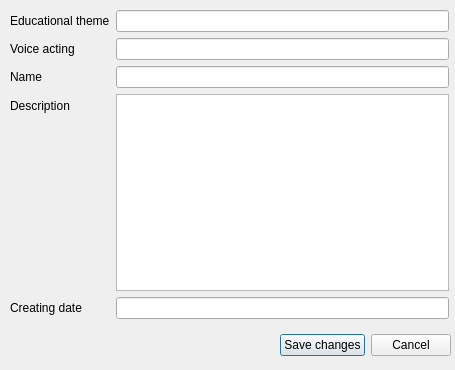
<?xml version="1.0" encoding="UTF-8"?>
<ui version="4.0">
 <class>EditEducationalCartoonModalWindow</class>
 <widget class="QDialog" name="EditEducationalCartoonModalWindow">
  <property name="geometry">
   <rect>
    <x>0</x>
    <y>0</y>
    <width>455</width>
    <height>370</height>
   </rect>
  </property>
  <property name="windowTitle">
   <string>Dialog</string>
  </property>
  <widget class="QWidget" name="formLayoutWidget">
   <property name="geometry">
    <rect>
     <x>10</x>
     <y>10</y>
     <width>439</width>
     <height>309</height>
    </rect>
   </property>
   <layout class="QFormLayout" name="formLayout">
    <item row="1" column="1">
     <widget class="QLineEdit" name="educationalThemeEdit"/>
    </item>
    <item row="1" column="0">
     <widget class="QLabel" name="label">
      <property name="text">
       <string>Educational theme</string>
      </property>
     </widget>
    </item>
    <item row="2" column="0">
     <widget class="QLabel" name="label_2">
      <property name="text">
       <string>Voice acting</string>
      </property>
     </widget>
    </item>
    <item row="2" column="1">
     <widget class="QLineEdit" name="voiceActingEdit"/>
    </item>
    <item row="3" column="0">
     <widget class="QLabel" name="label_3">
      <property name="text">
       <string>Name</string>
      </property>
     </widget>
    </item>
    <item row="3" column="1">
     <widget class="QLineEdit" name="nameEdit"/>
    </item>
    <item row="4" column="0">
     <widget class="QLabel" name="label_4">
      <property name="text">
       <string>Description</string>
      </property>
     </widget>
    </item>
    <item row="4" column="1">
     <widget class="QTextEdit" name="descriptionEdit"/>
    </item>
    <item row="5" column="0">
     <widget class="QLabel" name="label_5">
      <property name="text">
       <string>Creating date</string>
      </property>
     </widget>
    </item>
    <item row="5" column="1">
     <widget class="QLineEdit" name="dateEdit"/>
    </item>
   </layout>
  </widget>
  <widget class="QWidget" name="horizontalLayoutWidget">
   <property name="geometry">
    <rect>
     <x>10</x>
     <y>330</y>
     <width>441</width>
     <height>31</height>
    </rect>
   </property>
   <layout class="QHBoxLayout" name="horizontalLayout">
    <item>
     <spacer name="horizontalSpacer">
      <property name="orientation">
       <enum>Qt::Horizontal</enum>
      </property>
      <property name="sizeHint" stdset="0">
       <size>
        <width>40</width>
        <height>20</height>
       </size>
      </property>
     </spacer>
    </item>
    <item>
     <widget class="QPushButton" name="save">
      <property name="text">
       <string>Save changes</string>
      </property>
     </widget>
    </item>
    <item>
     <widget class="QPushButton" name="cancel">
      <property name="text">
       <string>Cancel</string>
      </property>
     </widget>
    </item>
   </layout>
  </widget>
 </widget>
 <resources/>
 <connections/>
</ui>
